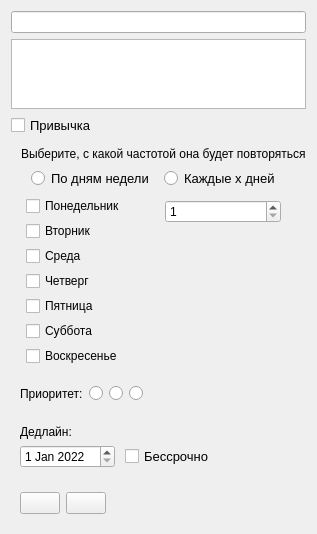
                               <widget class="QFrame" name="pp_taskEditFrame">
                                <layout class="QVBoxLayout" name="verticalLayout_30">
                                 <item>
                                  <widget class="QLineEdit" name="pp_te_taskEdit"/>
                                 </item>
                                 <item>
                                  <widget class="QTextEdit" name="pp_te_noteEdit">
                                   <property name="sizePolicy">
                                    <sizepolicy hsizetype="Preferred" vsizetype="Fixed">
                                     <horstretch>0</horstretch>
                                     <verstretch>0</verstretch>
                                    </sizepolicy>
                                   </property>
                                   <property name="maximumSize">
                                    <size>
                                     <width>16777215</width>
                                     <height>70</height>
                                    </size>
                                   </property>
                                  </widget>
                                 </item>
                                 <item alignment="Qt::AlignLeft">
                                  <widget class="QCheckBox" name="pp_te_isHabit_cBox">
                                   <property name="font">
                                    <font>
                                     <pointsize>10</pointsize>
                                    </font>
                                   </property>
                                   <property name="cursor">
                                    <cursorShape>PointingHandCursor</cursorShape>
                                   </property>
                                   <property name="text">
                                    <string>Привычка</string>
                                   </property>
                                  </widget>
                                 </item>
                                 <item>
                                  <widget class="QFrame" name="pp_te_habitFrame">
                                   <layout class="QVBoxLayout" name="verticalLayout_32">
                                    <property name="spacing">
                                     <number>5</number>
                                    </property>
                                    <property name="leftMargin">
                                     <number>10</number>
                                    </property>
                                    <property name="topMargin">
                                     <number>5</number>
                                    </property>
                                    <property name="rightMargin">
                                     <number>0</number>
                                    </property>
                                    <property name="bottomMargin">
                                     <number>0</number>
                                    </property>
                                    <item alignment="Qt::AlignLeft">
                                     <widget class="QLabel" name="pp_te_habitLabel">
                                      <property name="text">
                                       <string>Выберите, с какой частотой она будет повторяться</string>
                                      </property>
                                     </widget>
                                    </item>
                                    <item alignment="Qt::AlignLeft">
                                     <widget class="QFrame" name="pp_te_dateFrame">
                                      <property name="cursor">
                                       <cursorShape>ArrowCursor</cursorShape>
                                      </property>
                                      <layout class="QVBoxLayout" name="verticalLayout_33">
                                       <property name="spacing">
                                        <number>0</number>
                                       </property>
                                       <property name="leftMargin">
                                        <number>0</number>
                                       </property>
                                       <property name="topMargin">
                                        <number>0</number>
                                       </property>
                                       <property name="rightMargin">
                                        <number>0</number>
                                       </property>
                                       <property name="bottomMargin">
                                        <number>0</number>
                                       </property>
                                       <item alignment="Qt::AlignLeft">
                                        <widget class="QFrame" name="pp_te_dateRBtns">
                                         <layout class="QHBoxLayout" name="horizontalLayout_24">
                                          <property name="spacing">
                                           <number>10</number>
                                          </property>
                                          <property name="leftMargin">
                                           <number>10</number>
                                          </property>
                                          <property name="topMargin">
                                           <number>2</number>
                                          </property>
                                          <property name="rightMargin">
                                           <number>10</number>
                                          </property>
                                          <property name="bottomMargin">
                                           <number>2</number>
                                          </property>
                                          <item>
                                           <widget class="QRadioButton" name="DoW_rBtn">
                                            <property name="font">
                                             <font>
                                              <pointsize>10</pointsize>
                                             </font>
                                            </property>
                                            <property name="cursor">
                                             <cursorShape>PointingHandCursor</cursorShape>
                                            </property>
                                            <property name="text">
                                             <string>По дням недели</string>
                                            </property>
                                           </widget>
                                          </item>
                                          <item>
                                           <widget class="QRadioButton" name="daysInRow_rBtn">
                                            <property name="font">
                                             <font>
                                              <pointsize>10</pointsize>
                                             </font>
                                            </property>
                                            <property name="cursor">
                                             <cursorShape>PointingHandCursor</cursorShape>
                                            </property>
                                            <property name="text">
                                             <string>Каждые x дней</string>
                                            </property>
                                           </widget>
                                          </item>
                                         </layout>
                                        </widget>
                                       </item>
                                       <item>
                                        <widget class="QFrame" name="pp_te_datesFrame">
                                         <layout class="QHBoxLayout" name="horizontalLayout_23">
                                          <property name="spacing">
                                           <number>0</number>
                                          </property>
                                          <property name="leftMargin">
                                           <number>0</number>
                                          </property>
                                          <property name="topMargin">
                                           <number>0</number>
                                          </property>
                                          <property name="rightMargin">
                                           <number>0</number>
                                          </property>
                                          <property name="bottomMargin">
                                           <number>0</number>
                                          </property>
                                          <item>
                                           <widget class="QFrame" name="pp_te_DoW_Frame">
                                            <layout class="QVBoxLayout" name="verticalLayout_34">
                                             <property name="spacing">
                                              <number>5</number>
                                             </property>
                                             <property name="leftMargin">
                                              <number>5</number>
                                             </property>
                                             <property name="topMargin">
                                              <number>5</number>
                                             </property>
                                             <property name="rightMargin">
                                              <number>2</number>
                                             </property>
                                             <property name="bottomMargin">
                                              <number>5</number>
                                             </property>
                                             <item alignment="Qt::AlignLeft">
                                              <widget class="QCheckBox" name="ppte_mon">
                                               <property name="font">
                                                <font>
                                                 <pointsize>9</pointsize>
                                                </font>
                                               </property>
                                               <property name="cursor">
                                                <cursorShape>PointingHandCursor</cursorShape>
                                               </property>
                                               <property name="text">
                                                <string>Понедельник</string>
                                               </property>
                                              </widget>
                                             </item>
                                             <item alignment="Qt::AlignLeft">
                                              <widget class="QCheckBox" name="ppte_tue">
                                               <property name="font">
                                                <font>
                                                 <pointsize>9</pointsize>
                                                </font>
                                               </property>
                                               <property name="cursor">
                                                <cursorShape>PointingHandCursor</cursorShape>
                                               </property>
                                               <property name="text">
                                                <string>Вторник</string>
                                               </property>
                                              </widget>
                                             </item>
                                             <item alignment="Qt::AlignLeft">
                                              <widget class="QCheckBox" name="ppte_wen">
                                               <property name="font">
                                                <font>
                                                 <pointsize>9</pointsize>
                                                </font>
                                               </property>
                                               <property name="cursor">
                                                <cursorShape>PointingHandCursor</cursorShape>
                                               </property>
                                               <property name="text">
                                                <string>Среда</string>
                                               </property>
                                              </widget>
                                             </item>
                                             <item alignment="Qt::AlignLeft">
                                              <widget class="QCheckBox" name="ppte_thu">
                                               <property name="font">
                                                <font>
                                                 <pointsize>9</pointsize>
                                                </font>
                                               </property>
                                               <property name="cursor">
                                                <cursorShape>PointingHandCursor</cursorShape>
                                               </property>
                                               <property name="text">
                                                <string>Четверг</string>
                                               </property>
                                              </widget>
                                             </item>
                                             <item alignment="Qt::AlignLeft">
                                              <widget class="QCheckBox" name="ppte_fri">
                                               <property name="font">
                                                <font>
                                                 <pointsize>9</pointsize>
                                                </font>
                                               </property>
                                               <property name="cursor">
                                                <cursorShape>PointingHandCursor</cursorShape>
                                               </property>
                                               <property name="text">
                                                <string>Пятница</string>
                                               </property>
                                              </widget>
                                             </item>
                                             <item alignment="Qt::AlignLeft">
                                              <widget class="QCheckBox" name="ppte_sat">
                                               <property name="font">
                                                <font>
                                                 <pointsize>9</pointsize>
                                                </font>
                                               </property>
                                               <property name="cursor">
                                                <cursorShape>PointingHandCursor</cursorShape>
                                               </property>
                                               <property name="text">
                                                <string>Суббота</string>
                                               </property>
                                              </widget>
                                             </item>
                                             <item alignment="Qt::AlignLeft">
                                              <widget class="QCheckBox" name="ppte_sun">
                                               <property name="font">
                                                <font>
                                                 <pointsize>9</pointsize>
                                                </font>
                                               </property>
                                               <property name="cursor">
                                                <cursorShape>PointingHandCursor</cursorShape>
                                               </property>
                                               <property name="text">
                                                <string>Воскресенье</string>
                                               </property>
                                              </widget>
                                             </item>
                                            </layout>
                                           </widget>
                                          </item>
                                          <item>
                                           <widget class="QFrame" name="pp_te_daysInRow_Frame">
                                            <property name="cursor">
                                             <cursorShape>ArrowCursor</cursorShape>
                                            </property>
                                            <layout class="QHBoxLayout" name="horizontalLayout_25">
                                             <item alignment="Qt::AlignTop">
                                              <widget class="QSpinBox" name="pp_te_spinBox">
                                               <property name="minimum">
                                                <number>1</number>
                                               </property>
                                               <property name="maximum">
                                                <number>64</number>
                                               </property>
                                               <property name="value">
                                                <number>1</number>
                                               </property>
                                              </widget>
                                             </item>
                                            </layout>
                                           </widget>
                                          </item>
                                         </layout>
                                        </widget>
                                       </item>
                                      </layout>
                                     </widget>
                                    </item>
                                   </layout>
                                  </widget>
                                 </item>
                                 <item alignment="Qt::AlignLeft">
                                  <widget class="QFrame" name="pp_te_priorityFrame">
                                   <layout class="QHBoxLayout" name="horizontalLayout_26">
                                    <property name="leftMargin">
                                     <number>9</number>
                                    </property>
                                    <property name="topMargin">
                                     <number>9</number>
                                    </property>
                                    <property name="rightMargin">
                                     <number>9</number>
                                    </property>
                                    <property name="bottomMargin">
                                     <number>9</number>
                                    </property>
                                    <item>
                                     <widget class="QLabel" name="pp_te_label">
                                      <property name="text">
                                       <string>Приоритет:</string>
                                      </property>
                                     </widget>
                                    </item>
                                    <item>
                                     <widget class="QRadioButton" name="pp_te_rBtn_1">
                                      <property name="cursor">
                                       <cursorShape>PointingHandCursor</cursorShape>
                                      </property>
                                      <property name="text">
                                       <string/>
                                      </property>
                                     </widget>
                                    </item>
                                    <item>
                                     <widget class="QRadioButton" name="pp_te_rBtn_2">
                                      <property name="cursor">
                                       <cursorShape>PointingHandCursor</cursorShape>
                                      </property>
                                      <property name="text">
                                       <string/>
                                      </property>
                                     </widget>
                                    </item>
                                    <item>
                                     <widget class="QRadioButton" name="pp_te_rBtn_3">
                                      <property name="cursor">
                                       <cursorShape>PointingHandCursor</cursorShape>
                                      </property>
                                      <property name="text">
                                       <string/>
                                      </property>
                                     </widget>
                                    </item>
                                   </layout>
                                  </widget>
                                 </item>
                                 <item>
                                  <widget class="QFrame" name="pp_te_deadlineFrame">
                                   <property name="cursor">
                                    <cursorShape>ArrowCursor</cursorShape>
                                   </property>
                                   <layout class="QVBoxLayout" name="verticalLayout_35">
                                    <property name="leftMargin">
                                     <number>9</number>
                                    </property>
                                    <property name="topMargin">
                                     <number>9</number>
                                    </property>
                                    <property name="rightMargin">
                                     <number>9</number>
                                    </property>
                                    <property name="bottomMargin">
                                     <number>9</number>
                                    </property>
                                    <item>
                                     <widget class="QLabel" name="pp_te_DLLabel">
                                      <property name="text">
                                       <string>Дедлайн:</string>
                                      </property>
                                     </widget>
                                    </item>
                                    <item alignment="Qt::AlignLeft">
                                     <widget class="QFrame" name="pp_te_changeDateFrame">
                                      <property name="cursor">
                                       <cursorShape>ArrowCursor</cursorShape>
                                      </property>
                                      <layout class="QHBoxLayout" name="horizontalLayout_20">
                                       <property name="spacing">
                                        <number>10</number>
                                       </property>
                                       <property name="leftMargin">
                                        <number>0</number>
                                       </property>
                                       <property name="topMargin">
                                        <number>0</number>
                                       </property>
                                       <property name="rightMargin">
                                        <number>0</number>
                                       </property>
                                       <property name="bottomMargin">
                                        <number>0</number>
                                       </property>
                                       <item>
                                        <widget class="QDateEdit" name="pp_te_dateEdit">
                                         <property name="dateTime">
                                          <datetime>
                                           <hour>0</hour>
                                           <minute>0</minute>
                                           <second>0</second>
                                           <year>2022</year>
                                           <month>1</month>
                                           <day>1</day>
                                          </datetime>
                                         </property>
                                         <property name="minimumDateTime">
                                          <datetime>
                                           <hour>0</hour>
                                           <minute>0</minute>
                                           <second>0</second>
                                           <year>2022</year>
                                           <month>1</month>
                                           <day>1</day>
                                          </datetime>
                                         </property>
                                         <property name="date">
                                          <date>
                                           <year>2022</year>
                                           <month>1</month>
                                           <day>1</day>
                                          </date>
                                         </property>
                                        </widget>
                                       </item>
                                       <item>
                                        <widget class="QCheckBox" name="pp_te_isDLless">
                                         <property name="font">
                                          <font>
                                           <pointsize>10</pointsize>
                                          </font>
                                         </property>
                                         <property name="cursor">
                                          <cursorShape>PointingHandCursor</cursorShape>
                                         </property>
                                         <property name="text">
                                          <string>Бессрочно</string>
                                         </property>
                                        </widget>
                                       </item>
                                      </layout>
                                     </widget>
                                    </item>
                                   </layout>
                                  </widget>
                                 </item>
                                 <item alignment="Qt::AlignLeft">
                                  <widget class="QFrame" name="pp_te_endFrame">
                                   <layout class="QHBoxLayout" name="horizontalLayout_27">
                                    <property name="leftMargin">
                                     <number>9</number>
                                    </property>
                                    <property name="topMargin">
                                     <number>9</number>
                                    </property>
                                    <property name="rightMargin">
                                     <number>9</number>
                                    </property>
                                    <property name="bottomMargin">
                                     <number>9</number>
                                    </property>
                                    <item>
                                     <widget class="QPushButton" name="pp_te_doneBtn">
                                      <property name="text">
                                       <string/>
                                      </property>
                                      <property name="icon">
                                       <iconset resource="resources.qrc">
                                        <normaloff>:/icons/images/icons/icon_done.png</normaloff>:/icons/images/icons/icon_done.png</iconset>
                                      </property>
                                     </widget>
                                    </item>
                                    <item>
                                     <widget class="QPushButton" name="pp_te_cancelBtn">
                                      <property name="text">
                                       <string/>
                                      </property>
                                      <property name="icon">
                                       <iconset resource="resources.qrc">
                                        <normaloff>:/icons/images/icons/icon_close.png</normaloff>:/icons/images/icons/icon_close.png</iconset>
                                      </property>
                                     </widget>
                                    </item>
                                   </layout>
                                  </widget>
                                 </item>
                                </layout>
                               </widget>
